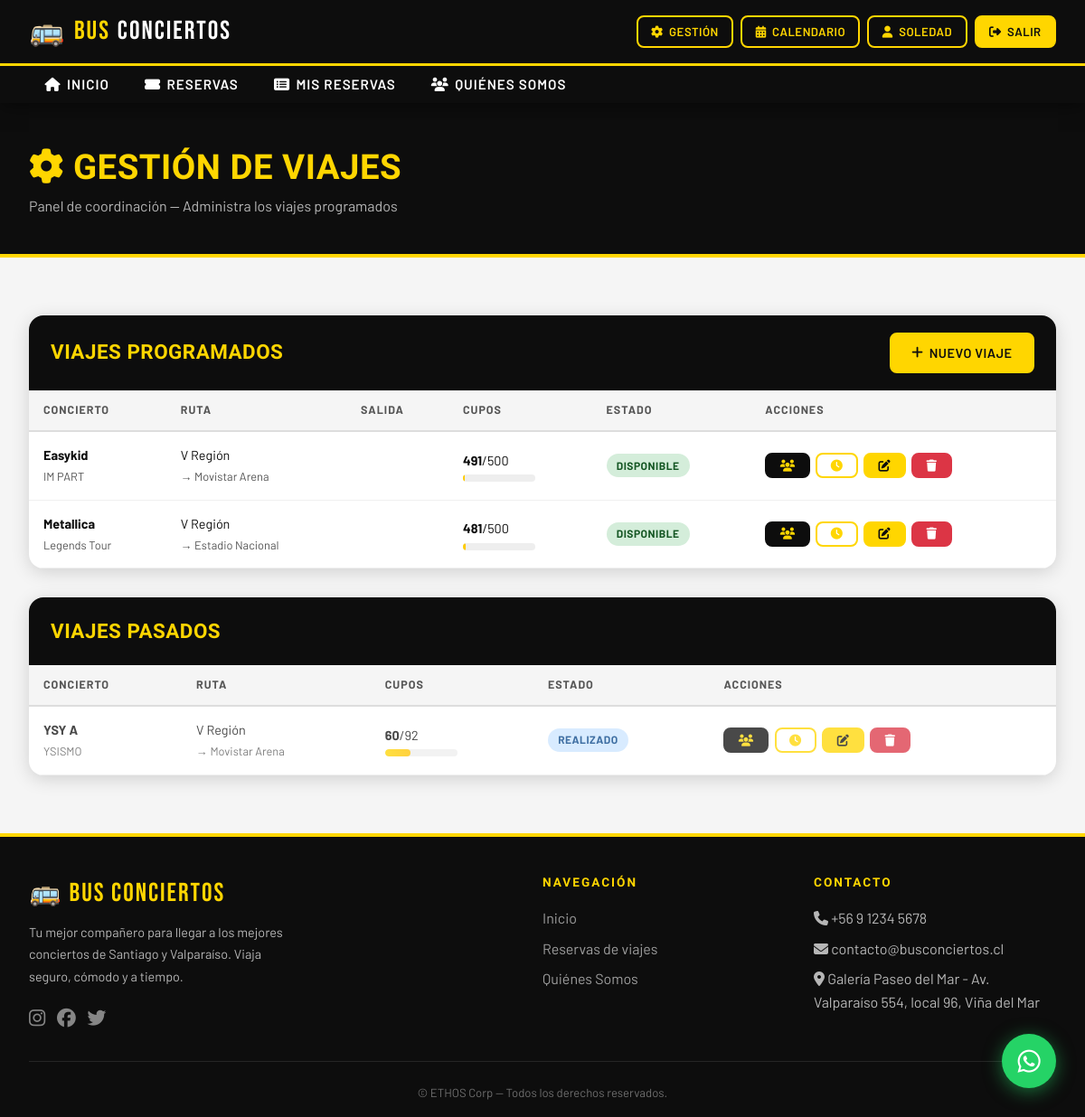
/reservas/gestion/ (signed in), run on an earlier commit of the app's database.
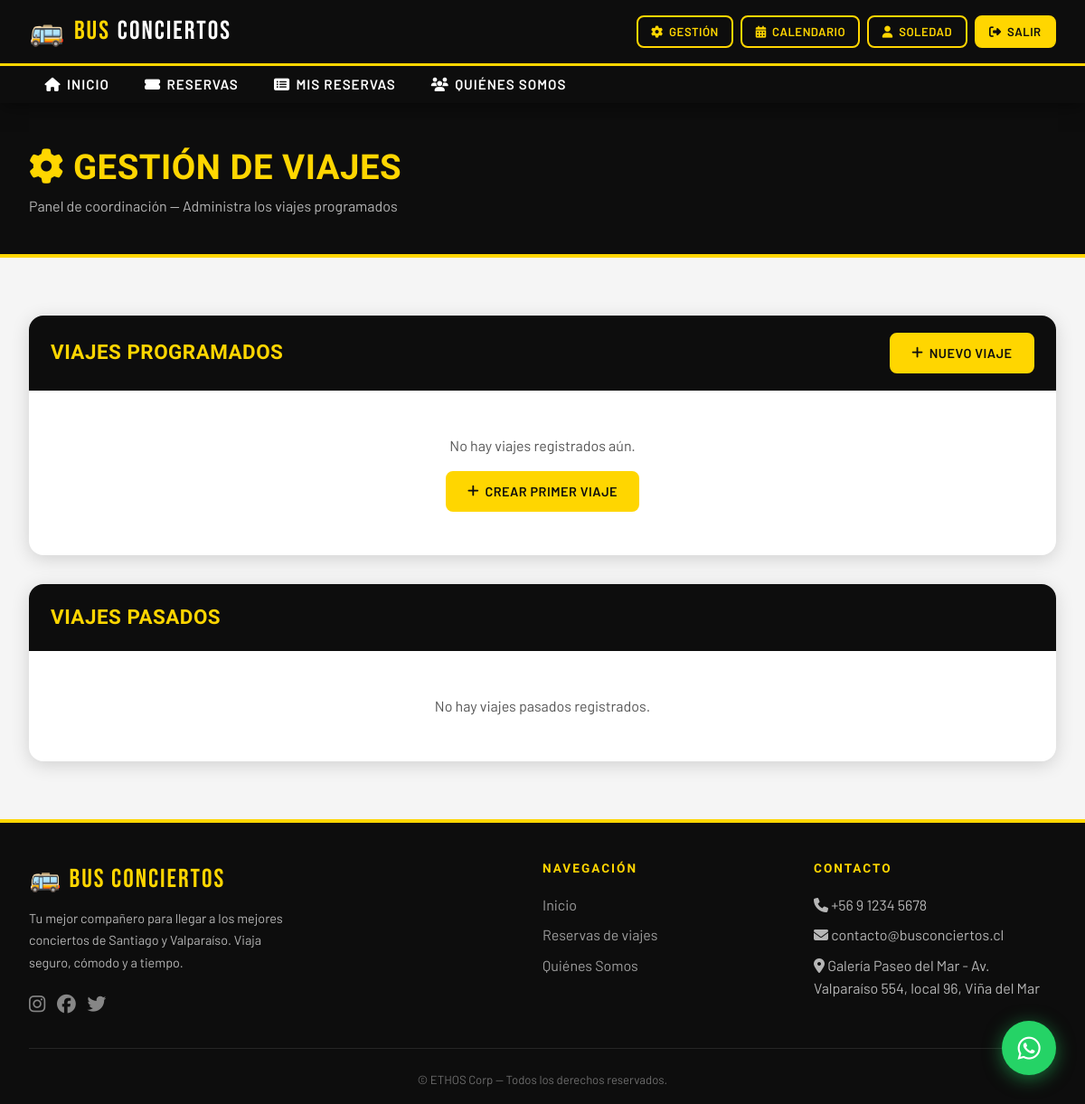
And on a later commit of the database.
### reservas/models.py (models this page shows, shortened)
class Viaje(models.Model):
    ESTADO_CHOICES = [
        ('disponible', 'Disponible'),
        ('completo', 'Completo'),
        ('cancelado', 'Cancelado'),
        ('realizado', 'Realizado'),
    ]
    concierto = models.ForeignKey(Concierto, on_delete=models.CASCADE, verbose_name='Concierto')
    coordinador = models.ForeignKey(
        User, on_delete=models.SET_NULL, null=True,
        related_name='viajes_coordinados', verbose_name='Coordinador'
    )
    origen = models.CharField(max_length=200, verbose_name='Punto de Origen')
    destino = models.CharField(max_length=200, verbose_name='Destino')
    fecha_salida = models.DateField(verbose_name='Fecha de Salida')
    cupos_totales = models.PositiveIntegerField(verbose_name='Cupos Totales')
    estado = models.CharField(max_length=20, choices=ESTADO_CHOICES, default='disponible')
    descripcion = models.TextField(blank=True, verbose_name='Descripción adicional')
    creado_en = models.DateTimeField(auto_now_add=True)
    class Meta:
        verbose_name = 'Viaje'
        verbose_name_plural = 'Viajes'
        ordering = ['fecha_salida']
    @property
    def cupos_disponibles(self):
        from django.db.models import Sum
        cupos_usados = self.reserva_set.filter(estado='pagado').aggregate(total=Sum('cantidad'))['total'] or 0
        return self.cupos_totales - cupos_usados
    @property
    def cupos_ocupados(self):
        from django.db.models import Sum
        return self.reserva_set.filter(estado='pagado').aggregate(total=Sum('cantidad'))['total'] or 0

### core/models.py (models this page shows, shortened)
class Concierto(models.Model):
    REGION_CHOICES = [
        ('santiago', 'Santiago'),
        ('valparaiso', 'Región de Valparaíso'),
    ]
    nombre = models.CharField(max_length=200, verbose_name='Nombre del Concierto')
    artista = models.CharField(max_length=200, verbose_name='Artista / Banda')
    fecha = models.DateField(verbose_name='Fecha')
    lugar = models.CharField(max_length=300, verbose_name='Lugar / Recinto')
    region = models.CharField(max_length=20, choices=REGION_CHOICES, verbose_name='Región')
    descripcion = models.TextField(blank=True, verbose_name='Descripción')
    imagen_url = models.URLField(blank=True, verbose_name='URL Imagen')
    activo = models.BooleanField(default=True)
    class Meta:
        verbose_name = 'Concierto'
        verbose_name_plural = 'Conciertos'
        ordering = ['fecha']

### reservas/views.py (the view)
# urls.py: path('gestion/', views.gestion_viajes, name='gestion_viajes'),
@login_required
@user_passes_test(es_coordinador)
def gestion_viajes(request):
    hoy = timezone.now().date()
    Viaje.objects.filter(fecha_salida__lt=hoy).exclude(estado='realizado').update(estado='realizado')
    if es_admin(request.user):
        viajes = Viaje.objects.filter(fecha_salida__gte=hoy).select_related('concierto', 'coordinador')
        viajes_pasados = Viaje.objects.filter(fecha_salida__lt=hoy).select_related('concierto', 'coordinador').order_by('-fecha_salida')
    else:
        viajes = Viaje.objects.filter(coordinador=request.user, fecha_salida__gte=hoy).select_related('concierto')
        viajes_pasados = Viaje.objects.filter(coordinador=request.user, fecha_salida__lt=hoy).select_related('concierto').order_by('-fecha_salida')
    return render(request, 'reservas/gestion_viajes.html', {'viajes': viajes, 'viajes_pasados': viajes_pasados})

### reservas/views.py (called while the page is built)
def es_coordinador(user):
    return user.is_authenticated and (
        user.is_superuser or
        user.groups.filter(name__in=['Administrador', 'Coordinador']).exists()
    )

def es_admin(user):
    return user.is_authenticated and (
        user.is_superuser or
        user.groups.filter(name='Administrador').exists()
    )

### reservas/templates/reservas/gestion_viajes.html (shortened to what the changed rows need)
{% extends 'base.html' %}
{% block content %}
<div class="page-header">
  <div class="container">
    <h1><i class="fa fa-cog"></i> Gestión de Viajes</h1>
  </div>
</div>
<section class="seccion" style="max-width:none;">
  <div class="tabla-wrapper">
    <div class="tabla-header">
      <h2>VIAJES PROGRAMADOS</h2>
    </div>
    {% if viajes %}
    <div style="overflow-x:auto;">
      <table>
        <thead>
          <tr>
            <th>Concierto</th>
            <th>Ruta</th>
            <th>Salida</th>
            <th>Cupos</th>
            <th>Estado</th>
            <th>Acciones</th>
          </tr>
        </thead>
        <tbody>
          {% for viaje in viajes %}
          <tr>
            <td>
              <strong>{{ viaje.concierto.artista }}</strong><br>
              <span style="font-size:0.8rem;color:var(--gris-medio);">{{ viaje.concierto.nombre }}</span>
            </td>
            <td>{{ viaje.origen }}<br><span style="color:var(--gris-medio);font-size:0.8rem;">→ {{ viaje.destino }}</span></td>
            <td>{{ viaje.fecha_salida|date:"d/m/Y" }}</td>
            <td>
              <strong>{{ viaje.cupos_disponibles }}</strong>/{{ viaje.cupos_totales }}
              <div class="cupos-bar" style="margin-top:4px;width:80px;">
                <div class="cupos-fill" style="width:{% if viaje.cupos_totales %}{% widthratio viaje.cupos_ocupados viaje.cupos_totales 100 %}{% else %}0{% endif %}%"></div>
              </div>
            </td>
            <td><span class="badge-estado badge-{{ viaje.estado }}">{{ viaje.get_estado_display }}</span></td>
            <td>
              <div class="tabla-acciones">
                <a href="{% url 'pasajeros_viaje' viaje.pk %}" class="btn btn-dark btn-sm" title="Ver pasajeros"><i class="fa fa-users"></i></a>
                <a href="{% url 'horarios_viaje' viaje.pk %}" class="btn btn-outline btn-sm" title="Horarios"><i class="fa fa-clock"></i></a>
                <a href="{% url 'editar_viaje' viaje.pk %}" class="btn btn-primary btn-sm" title="Editar"><i class="fa fa-edit"></i></a>
                <a href="{% url 'eliminar_viaje' viaje.pk %}" class="btn btn-danger btn-sm" title="Eliminar"><i class="fa fa-trash"></i></a>
              </div>
            </td>
          </tr>
          {% endfor %}
        </tbody>
      </table>
    </div>
    {% else %}
    <div style="text-align:center;padding:3rem;">
      <p style="color:var(--gris-medio);">No hay viajes registrados aún.</p>
      <a href="{% url 'crear_viaje' %}" class="btn btn-primary" style="margin-top:1rem;"><i class="fa fa-plus"></i> Crear primer viaje</a>
    </div>
    {% endif %}
  </div>
  <div class="tabla-wrapper" style="margin-top:2rem;">
    <div class="tabla-header">
      <h2>VIAJES PASADOS</h2>
    </div>
    {% if viajes_pasados %}
    <div style="overflow-x:auto;">
      <table>
        <thead>
          <tr>
            <th>Concierto</th>
            <th>Ruta</th>
            <th>Cupos</th>
            <th>Estado</th>
            <th>Acciones</th>
          </tr>
        </thead>
        <tbody>
          {% for viaje in viajes_pasados %}
          <tr style="opacity:0.75;">
            <td>
              <strong>{{ viaje.concierto.artista }}</strong><br>
              <span style="font-size:0.8rem;color:var(--gris-medio);">{{ viaje.concierto.nombre }}</span>
            </td>
            <td>{{ viaje.origen }}<br><span style="color:var(--gris-medio);font-size:0.8rem;">→ {{ viaje.destino }}</span></td>
            <td>
              <strong>{{ viaje.cupos_disponibles }}</strong>/{{ viaje.cupos_totales }}
              <div class="cupos-bar" style="margin-top:4px;width:80px;">
                <div class="cupos-fill" style="width:{% if viaje.cupos_totales %}{% widthratio viaje.cupos_ocupados viaje.cupos_totales 100 %}{% else %}0{% endif %}%"></div>
              </div>
            </td>
            <td><span class="badge-estado badge-{{ viaje.estado }}">{{ viaje.get_estado_display }}</span></td>
            <td>
              <div class="tabla-acciones">
                <a href="{% url 'pasajeros_viaje' viaje.pk %}" class="btn btn-dark btn-sm" title="Ver pasajeros"><i class="fa fa-users"></i></a>
                <a href="{% url 'horarios_viaje' viaje.pk %}" class="btn btn-outline btn-sm" title="Horarios"><i class="fa fa-clock"></i></a>
                <a href="{% url 'editar_viaje' viaje.pk %}" class="btn btn-primary btn-sm" title="Editar"><i class="fa fa-edit"></i></a>
                <a href="{% url 'eliminar_viaje' viaje.pk %}" class="btn btn-danger btn-sm" title="Eliminar"><i class="fa fa-trash"></i></a>
              </div>
            </td>
          </tr>
          {% endfor %}
        </tbody>
      </table>
    </div>
    {% else %}
    <div style="text-align:center;padding:3rem;">
      <p style="color:var(--gris-medio);">No hay viajes pasados registrados.</p>
    </div>
    {% endif %}
  </div>
</section>
{% endblock %}

What changed in the data, as far as the page shows it:
removed Viaje: concierto.artista "Easykid", concierto.nombre "IM PART", origen "V Región", destino "Movistar Arena", cupos_disponibles "491", cupos_totales "500", estado "DISPONIBLE", shown under "VIAJES PROGRAMADOS"
removed Viaje: concierto.artista "Metallica", concierto.nombre "Legends Tour", origen "V Región", destino "Estadio Nacional", cupos_disponibles "481", cupos_totales "500", estado "DISPONIBLE", shown under "VIAJES PROGRAMADOS"
removed Viaje: concierto.artista "YSY A", concierto.nombre "YSISMO", origen "V Región", destino "Movistar Arena", cupos_disponibles "60", cupos_totales "92", estado "REALIZADO", shown under "VIAJES PASADOS"
Also different on the page:
text no longer shown: "CONCIERTO RUTA SALIDA CUPOS ESTADO ACCIONES CONCIERTO RUTA CUPOS ESTADO ACCIONES"
text now shown: "No hay viajes registrados aún. CREAR PRIMER VIAJE No hay viajes pasados registrados."
